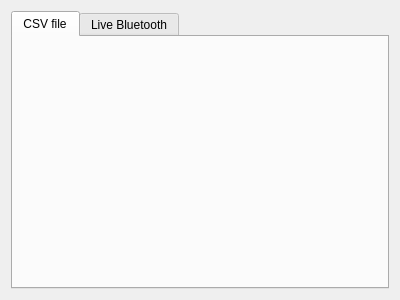
<?xml version="1.0" encoding="UTF-8"?>
<ui version="4.0">
 <class>vpWizardMindflex</class>
 <widget class="QDialog" name="vpWizardMindflex">
  <property name="geometry">
   <rect>
    <x>0</x>
    <y>0</y>
    <width>400</width>
    <height>300</height>
   </rect>
  </property>
  <property name="windowTitle">
   <string>Dialog</string>
  </property>
  <layout class="QVBoxLayout" name="ly_file">
   <item>
    <widget class="QTabWidget" name="tabWidget">
     <property name="currentIndex">
      <number>0</number>
     </property>
     <widget class="QWidget" name="tab_csv">
      <attribute name="title">
       <string>CSV file</string>
      </attribute>
      <layout class="QVBoxLayout" name="verticalLayout_2"/>
     </widget>
     <widget class="QWidget" name="tab_bt">
      <attribute name="title">
       <string>Live Bluetooth</string>
      </attribute>
      <layout class="QVBoxLayout" name="verticalLayout">
       <item>
        <layout class="QHBoxLayout" name="horizontalLayout_2">
         <item>
          <widget class="QPushButton" name="pushButton_2">
           <property name="text">
            <string>PushButton</string>
           </property>
          </widget>
         </item>
         <item>
          <widget class="QPushButton" name="pushButton_3">
           <property name="text">
            <string>PushButton</string>
           </property>
          </widget>
         </item>
        </layout>
       </item>
       <item>
        <widget class="QGroupBox" name="groupBox">
         <property name="title">
          <string>GroupBox</string>
         </property>
         <layout class="QHBoxLayout" name="horizontalLayout">
          <item>
           <widget class="QRadioButton" name="radioButton_3">
            <property name="text">
             <string>RadioButton</string>
            </property>
           </widget>
          </item>
          <item>
           <widget class="QRadioButton" name="radioButton_2">
            <property name="text">
             <string>RadioButton</string>
            </property>
           </widget>
          </item>
          <item>
           <widget class="QRadioButton" name="radioButton">
            <property name="text">
             <string>RadioButton</string>
            </property>
           </widget>
          </item>
         </layout>
        </widget>
       </item>
       <item>
        <widget class="QTableWidget" name="tableWidget"/>
       </item>
       <item>
        <widget class="QPushButton" name="pushButton">
         <property name="text">
          <string>PushButton</string>
         </property>
        </widget>
       </item>
      </layout>
     </widget>
    </widget>
   </item>
  </layout>
 </widget>
 <resources/>
 <connections/>
</ui>
